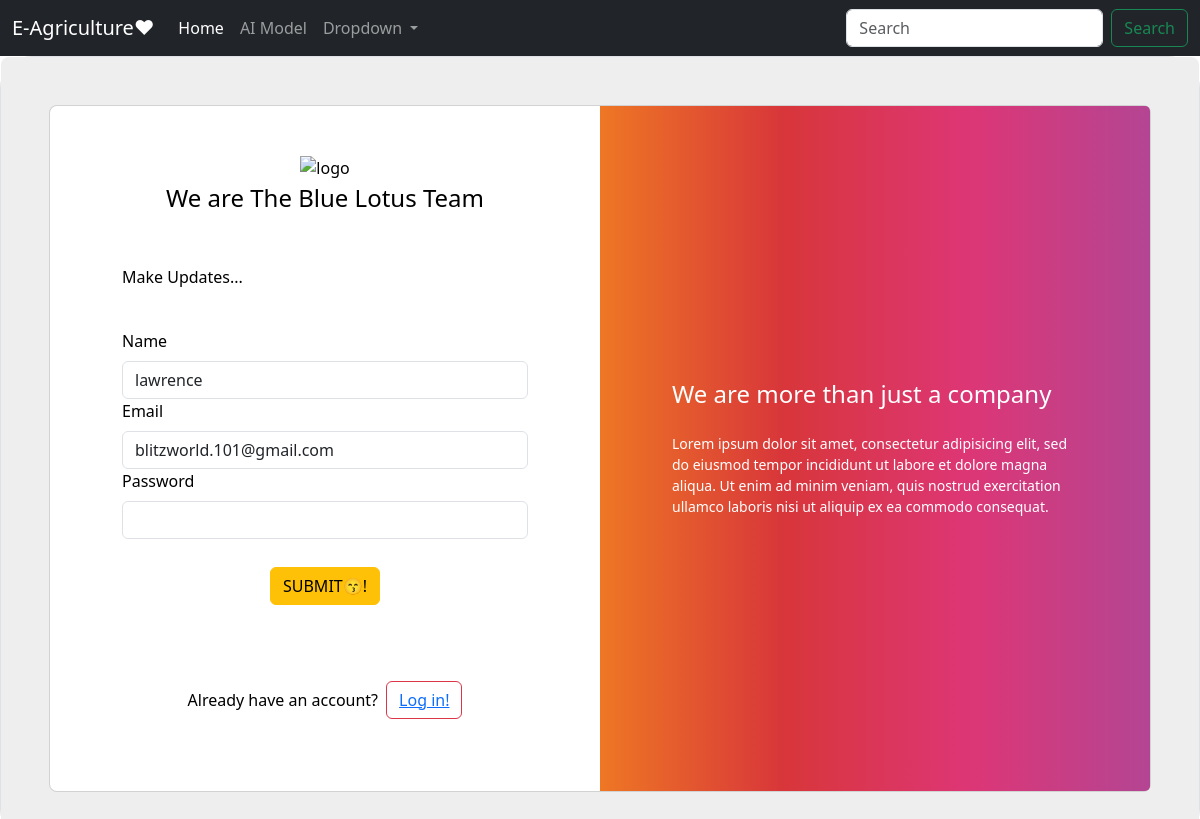
/updatee/1, run on an earlier commit of the app's database.
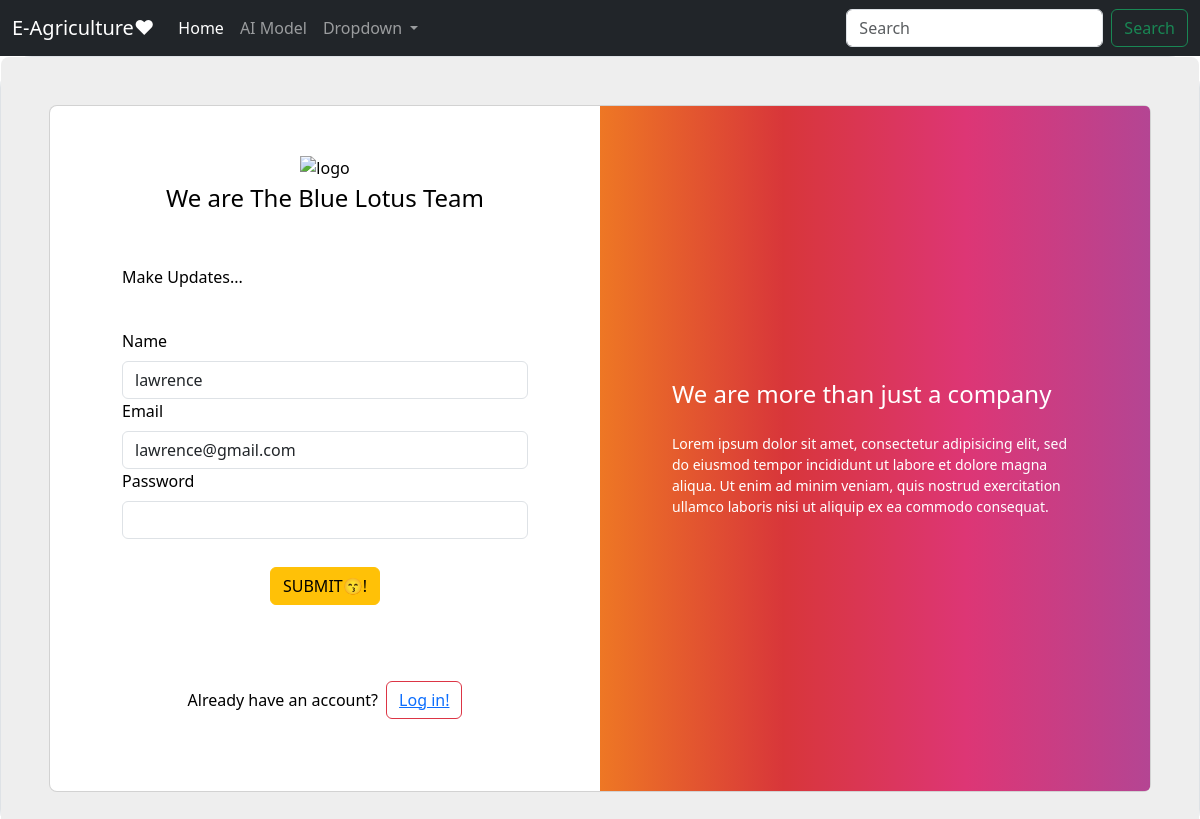
And on a later commit of the database.
### main.py (models this page shows, shortened)
class users(db.Model, UserMixin):
    id = db.Column(db.Integer, primary_key=True)
    name = db.Column(db.String(100), nullable=False)
    email = db.Column(db.String(100), nullable=False, unique=True)
    password = db.Column(db.String(50), nullable=False)
    date = db.Column(db.DateTime, default=datetime.utcnow)

### main.py (the view)
@app.route('/updatee/<int:id>', methods=['GET', 'POST'])
def updatee(id):
    form = log()
    user = users.query.get_or_404(id)
    if request.method == 'POST':
        user.name = request.form['name']
        user.email = request.form['email']
        user.password = request.form['password']
        try:
            user.password = generate_password_hash(user.password, 'sha256')
            db.session.commit()
            flash(f"Changes applied successfully, {user.name}")
            return redirect(url_for('home'))
        except:
            flash("A problem occured, retry again")
            return render_template('updatee.html', form=form, user=user, id=id)
    else:
        return render_template('updatee.html', form=form, user=user, id=id)

### main.py
class log(FlaskForm):
    name = StringField('Name', validators=[DataRequired()])
    email = StringField('Email', validators=[DataRequired(), Email(message='Input a valid email')])
    password = PasswordField('Password', validators=[DataRequired()])
    password2 = PasswordField('Confirm password', validators=[DataRequired(), EqualTo('password', message='Passwords Must match!')])
    submit = SubmitField('SUBMIT😙!')

### templates/updatee.html (shortened to what the changed rows need)
<!DOCTYPE html>
<html lang="en">
<head>
    <link rel="stylesheet" type="text\css" href="static\style1.css">
    <link href="https://cdn.jsdelivr.net/npm/bootstrap@5.3.0-alpha1/dist/css/bootstrap.min.css" rel="stylesheet">
</head>
<body>
    <section class="pb-4">
        <div class="bg-white border rounded-5">
          <section class="w-100 p-4 p-xl-5" style="background-color: #eee; border-radius: .5rem .5rem 0 0;">
            <div class="row d-flex justify-content-center">
              <div class="col-12">
                <div class="card rounded-3 text-black">
                  <div class="row g-0">
                    <div class="col-lg-6">
                      <div class="card-body p-md-5 mx-md-4">
                        <form method="POST">
                          <br/>
                          <form action="{{ url_for('update', id=user.id)}}" method="POST">
                            {{ form.name.label(class='form-label') }}
                            {{ form.name(class='form-control', value=user.name)}}
                            {{ form.email.label(class='form-label') }}
                            {{ form.email(class='form-control', value=user.email)}}
                            {{ form.password.label(class='form-label') }}
                            {{ form.password(class='form-control', value=user.password) }}
                          <br/>
                          <div class="text-center pt-1 mb-5 pb-1">
                                {{ form.submit(class='btn btn-warning')}}
                                <br/>
                          </div>
                          <br/>
                        </form>
                        </form>
                      </div>
                    </div>
                  </div>
                </div>
              </div>
            </div>
          </section>
        </div>
      </section>
</body>
</html>

What changed in the data, as far as the page shows it:
changed users "lawrence": email "blitzworld.101@gmail.com" → "lawrence@gmail.com"
